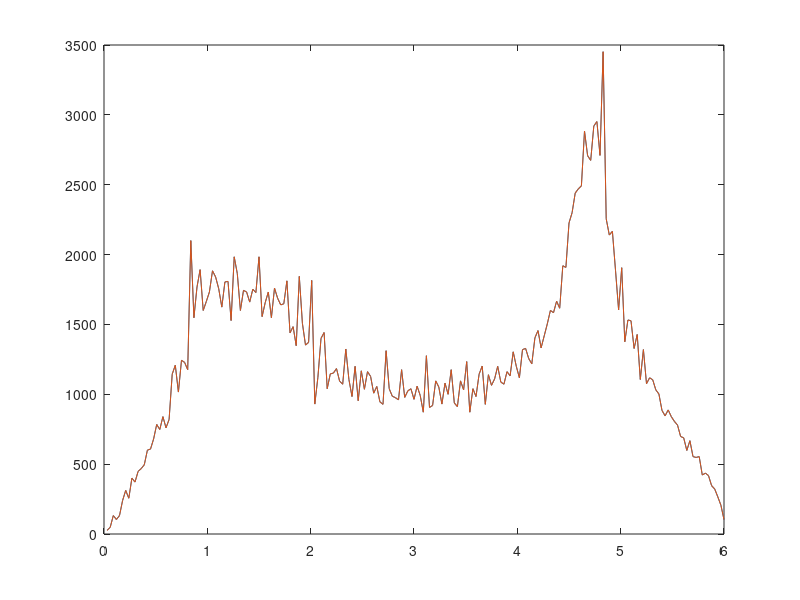

Source code (MATLAB):
tic

A1 = [-1, -sqrt(2), 0]; A2 = [-1, sqrt(2), 0]; 
A3 = [-1, 0, 3]; 

Jx = 1; Jy = 1; Jz = 1;


NN=50;
p2s = (1:NN);
%zt = rand;
n=50;

p1s = (1:n);



u = 4;
Ezs = zeros(n,u);
Ezs2 = zeros(NN,NN,n*u);
Es = zeros(NN,NN,n*u);


for ind3 = p2s
phi3 = -pi + ind3*2*pi/NN;

for ind2 = p2s;
phi2 = -pi + ind2*2*pi/NN;
%k = [kx, ky, kz];    
    
    for ind1 = p1s;

        phi1 = 2*pi*ind1/n;
        
        Hinf = [0,0,1i.*Jz,1i.*(exp(-1i.*phi3).*Jx+exp(-1i.*(-phi1+phi3)).*Jy);...
            0,0,1i.*(Jx+exp(1i.*phi2).*Jy),1i.*Jz;...
            -1i.*Jz,1i.*((-1).*Jx+(-1).*exp(-1i.*phi2).*Jy),0,0;...
            -1i.*(exp(1i.*phi3).*Jx + exp(1i.*(-phi1+phi3)).*Jy),-1i.*Jz,0,0];

        %Store the eigenvalues
        Ezs(ind1,:) = eig(Hinf);
    end
    Ezs2(ind2,ind3,:) = sort(Ezs(:));


Hm = [0,0,0,1i.*exp(-1i.*phi3).*Jy;0,0,0,0; 0,0,0,0;0,0,0,0];

Hp = [0,0,0,0;0,0,0,0;0,0,0,0;-1i.*exp(1i.*phi3).*Jy,0,0,0];

H0 = [0,0,1i.*Jz,1i.*exp((1i*(-1)).*phi3).* ...
  Jx;0,0,1i.*(Jx+exp(1i.*phi2).*Jy),1i.* ...
  Jz;(1i*(-1)).*Jz,1i.*((-1).*Jx+(-1).*exp(((-1i)).*phi2).*Jy),0,0;(-1i).*exp(1i ...
  .*phi3).*Jx,(1i*(-1)).*Jz,0,0];

% MakeH0Layer
M = zeros(n*u);
M(1:u,1:u) = H0;
M(1:u,u*(n-1)+1:u*n) = Hm;
M(1:u,u+1:2*u) = M(1:u,u+1:2*u) + Hp;
for j=2:n-1
    M(u*(j-1)+1 : u*j, u*(j-2)+1:u*(j-1))=Hm;
    M(u*(j-1)+1 : u*j, u*(j-1)+1:u*(j))=H0;
    M(u*(j-1)+1 : u*j, u*(j)+1:u*(j+1))=Hp;
end
M(u*(n-1)+1:u*n,1:u) = Hp;
M(u*(n-1)+1:u*n,u*(n-2)+1:u*(n-1))=M(u*(n-1)+1:u*n,u*(n-1)+1:u*(n))+Hm;
M(u*(n-1)+1:u*n,u*(n-1)+1:u*(n)) = H0;

%Store the slab eigenvalues
Es(ind2,ind3,:) = sort(eig(M));
end

end

%figure; plot(p2s,Ezs2);
%figure; plot(p2s,Es);

test = Ezs2(:) - Es(:);
%diffs = zeros(1,NN);
%for j=1:size(test)
%    diffs(j) = ;%sqrt(dot(test(j,:),test(j,:)));
%end
disp(max(abs(test)));

h2 = hist(Ezs2(:),400);
h1 = hist(Es(:),400);
Ev = (1:200)*6/200;

figure; plot(Ev,h1(201:400),Ev,h2(201:400));


toc
